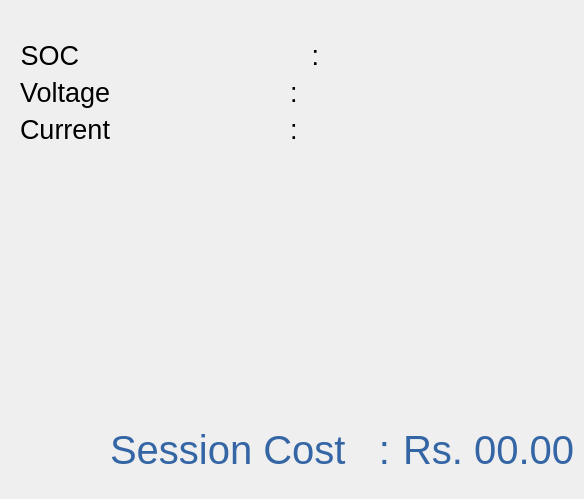
    <widget class="QWidget" name="page_6">
     <widget class="QWidget" name="formLayoutWidget">
      <property name="geometry">
       <rect>
        <x>20</x>
        <y>40</y>
        <width>551</width>
        <height>231</height>
       </rect>
      </property>
      <layout class="QFormLayout" name="formLayout">
       <item row="0" column="0">
        <widget class="QLabel" name="soc_g1">
         <property name="font">
          <font>
           <pointsize>20</pointsize>
          </font>
         </property>
         <property name="text">
          <string>SOC                               :</string>
         </property>
         <property name="alignment">
          <set>Qt::AlignRight|Qt::AlignTrailing|Qt::AlignVCenter</set>
         </property>
        </widget>
       </item>
       <item row="0" column="1">
        <widget class="QLabel" name="soc_val_g1">
         <property name="font">
          <font>
           <pointsize>20</pointsize>
          </font>
         </property>
         <property name="text">
          <string/>
         </property>
        </widget>
       </item>
       <item row="1" column="0">
        <widget class="QLabel" name="voltage_g1">
         <property name="font">
          <font>
           <pointsize>20</pointsize>
          </font>
         </property>
         <property name="text">
          <string>Voltage                        :</string>
         </property>
        </widget>
       </item>
       <item row="1" column="1">
        <widget class="QLabel" name="voltage_val_g1">
         <property name="font">
          <font>
           <pointsize>20</pointsize>
          </font>
         </property>
         <property name="text">
          <string/>
         </property>
        </widget>
       </item>
       <item row="2" column="0">
        <widget class="QLabel" name="current_g1">
         <property name="font">
          <font>
           <pointsize>20</pointsize>
          </font>
         </property>
         <property name="text">
          <string>Current                        :</string>
         </property>
        </widget>
       </item>
       <item row="2" column="1">
        <widget class="QLabel" name="current_val_g1">
         <property name="font">
          <font>
           <pointsize>20</pointsize>
          </font>
         </property>
         <property name="text">
          <string/>
         </property>
        </widget>
       </item>
       <item row="3" column="1">
        <widget class="QLabel" name="time_t_f_soc_val_g1">
         <property name="font">
          <font>
           <pointsize>20</pointsize>
          </font>
         </property>
         <property name="text">
          <string/>
         </property>
        </widget>
       </item>
       <item row="4" column="1">
        <widget class="QLabel" name="energy_cons_val_g1">
         <property name="font">
          <font>
           <pointsize>20</pointsize>
          </font>
         </property>
         <property name="text">
          <string/>
         </property>
        </widget>
       </item>
      </layout>
     </widget>
     <widget class="QWidget" name="horizontalLayoutWidget_7">
      <property name="geometry">
       <rect>
        <x>110</x>
        <y>410</y>
        <width>465</width>
        <height>80</height>
       </rect>
      </property>
      <layout class="QHBoxLayout" name="horizontalLayout_7">
       <item>
        <widget class="QLabel" name="session_cost_g1">
         <property name="styleSheet">
          <string notr="true">color: rgb(52, 101, 164);
font: 700 11pt;
font-size: 40px;</string>
         </property>
         <property name="text">
          <string>Session Cost   : </string>
         </property>
        </widget>
       </item>
       <item>
        <widget class="QLabel" name="session_cost_val_g1">
         <property name="styleSheet">
          <string notr="true">color: rgb(52, 101, 164);
font: 700 11pt;
font-size: 40px;</string>
         </property>
         <property name="text">
          <string>Rs. 00.00</string>
         </property>
        </widget>
       </item>
      </layout>
     </widget>
    </widget>
